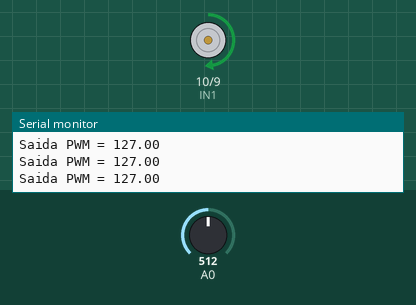
Recording of a sketch running on a simulated Arduino Uno, built with avr-gcc and run on an emulated ATmega328P. On the bench: motor-driver pin pairs drawn as motors (green arrow = first pin HIGH = forward, orange = second pin HIGH = backward, longer = more drive), the last lines printed to the serial monitor. The test bench sets the inputs (shaded band); at power-on: A0 = 512.

Above: at 1.3 s.
1.4 s: A0 set to 716
At 2.1 s:
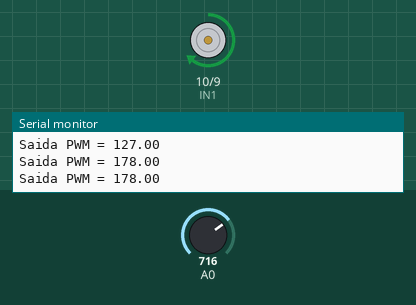
3.0 s: A0 set to 900
At 3.3 s:
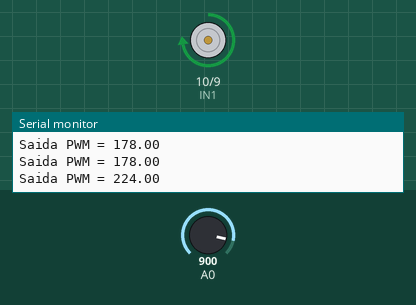
4.5 s: A0 set to 122
At 5.7 s:
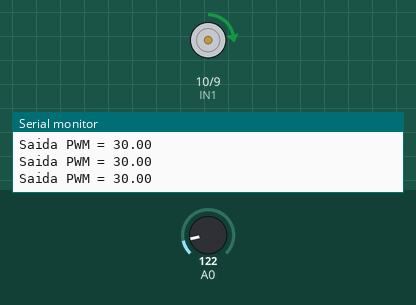
6.0 s: A0 set to 0
At 6.9 s:
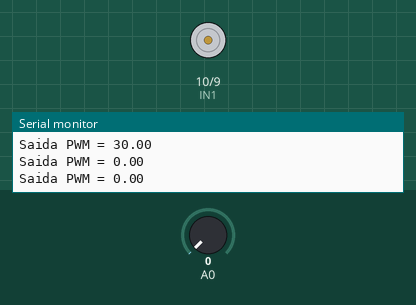
7.5 s: A0 set to 511
At 8.2 s:
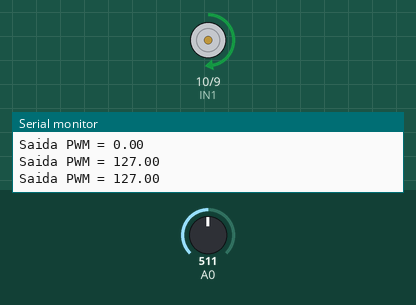
Timing chart, 0 to 10.0 s (numbered marks = the images above; inputs shaded):
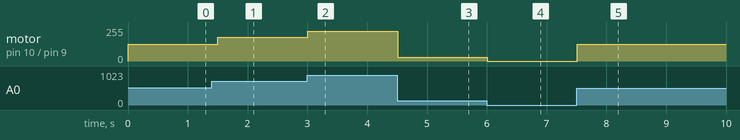

Measured:
- after the input at 1.4 s, motor on pin 10 (IN1) / pin 9 (IN2): forward 127/255 → forward 178/255 after 0.10 s
- after the input at 3.0 s, motor on pin 10 (IN1) / pin 9 (IN2): forward 178/255 → forward 224/255 at once
- after the input at 4.5 s, motor on pin 10 (IN1) / pin 9 (IN2): forward 224/255 → forward 30/255 at once
- after the input at 6.0 s, motor on pin 10 (IN1) / pin 9 (IN2): forward 30/255 → stopped at once
- after the input at 7.5 s, motor on pin 10 (IN1) / pin 9 (IN2): stopped → forward 127/255 at once

The sketch:

Pratica28_MotorDC_Controle_Velocidade.ino
```cpp
int IN1 = 10;
int IN2 = 9;

void setup(){
 pinMode(IN1, OUTPUT);
 pinMode(IN2, OUTPUT);
 Serial.begin(9600);
}

void loop(){

   int pot = analogRead(A0);
   float pwm = map(pot,0,1023,0,255);

   analogWrite(IN1,pwm);
 //digitalWrite(IN1,HIGH);
   digitalWrite(IN2,LOW);

   Serial.print("Saida PWM = ");
   Serial.println(pwm);
   delay(500);
}
```
